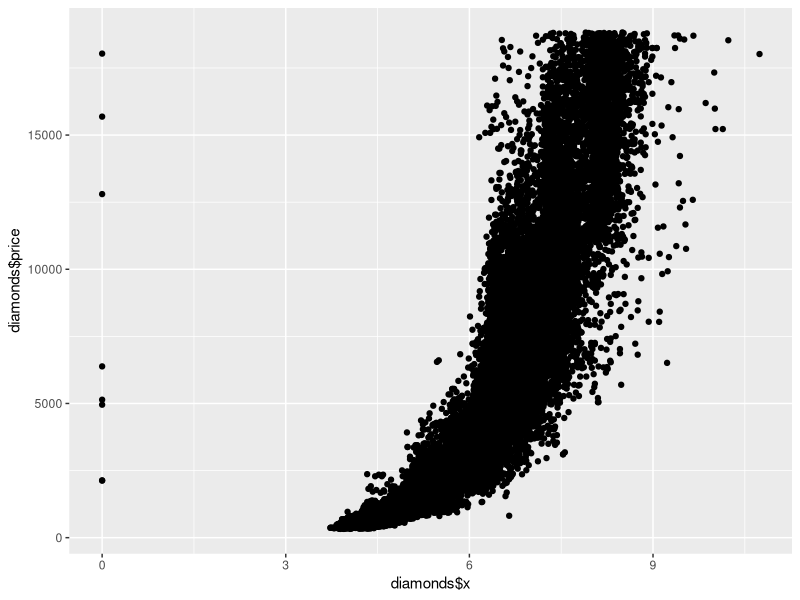
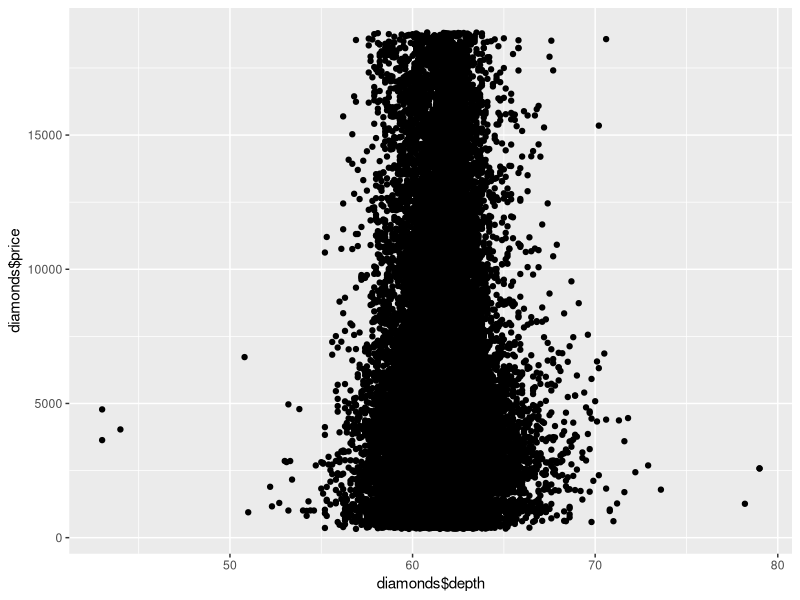
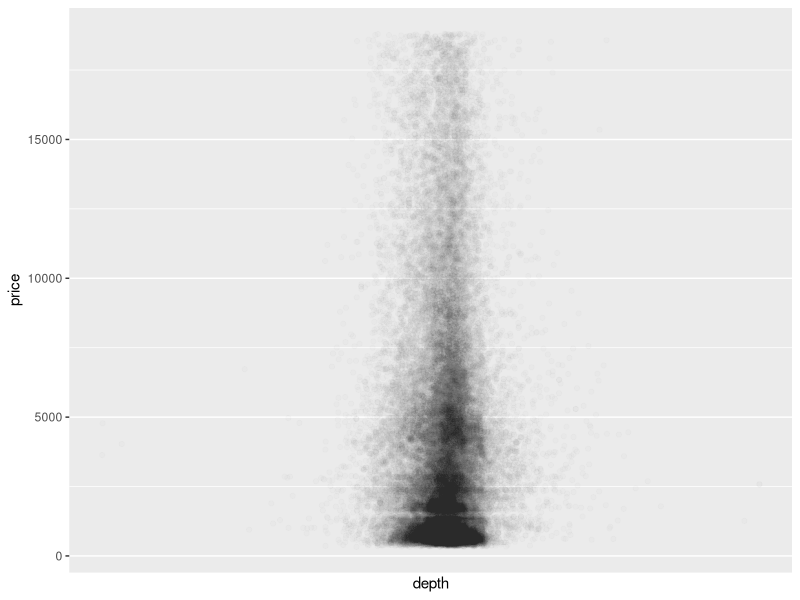
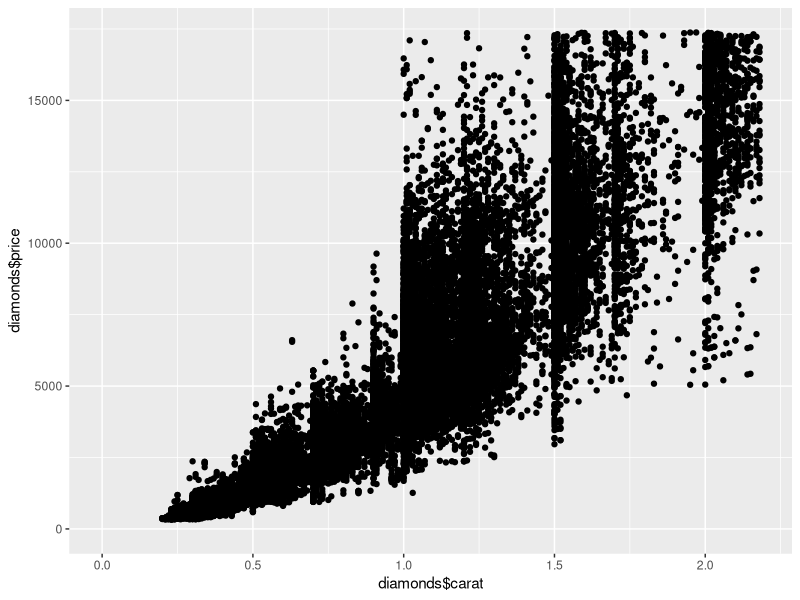
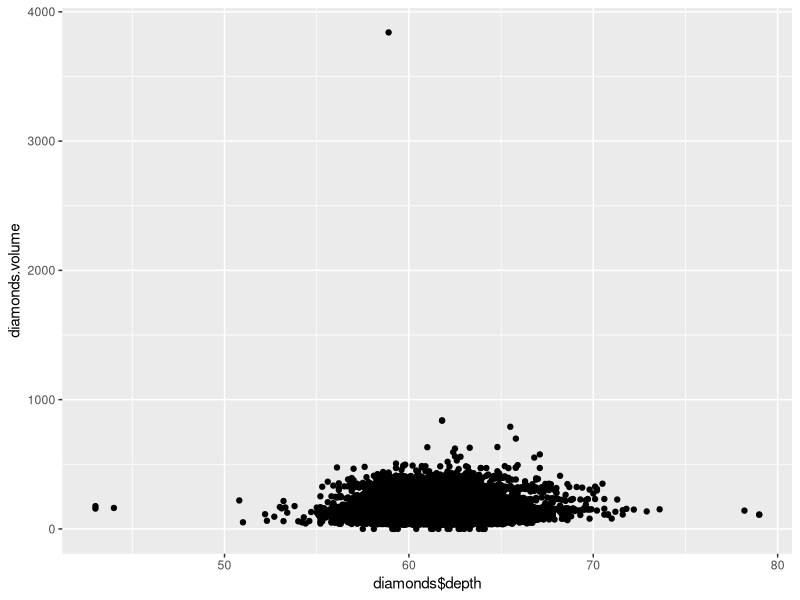
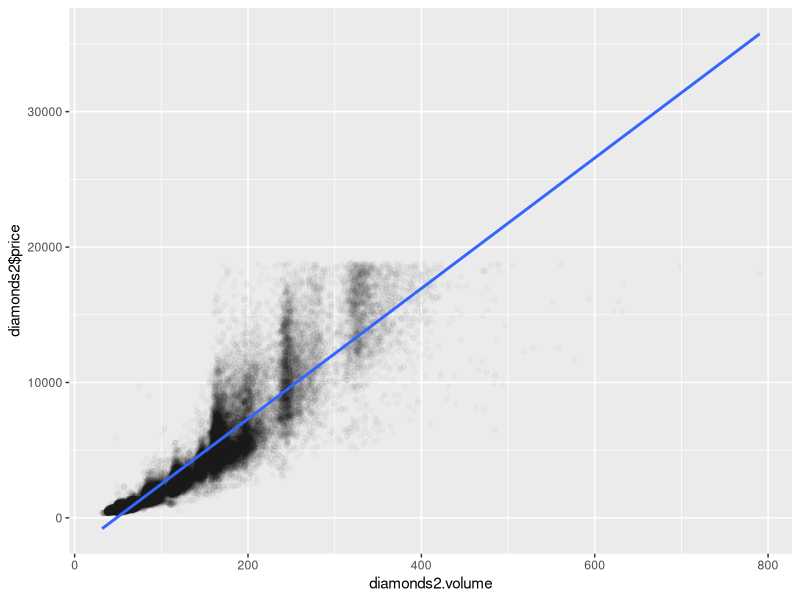
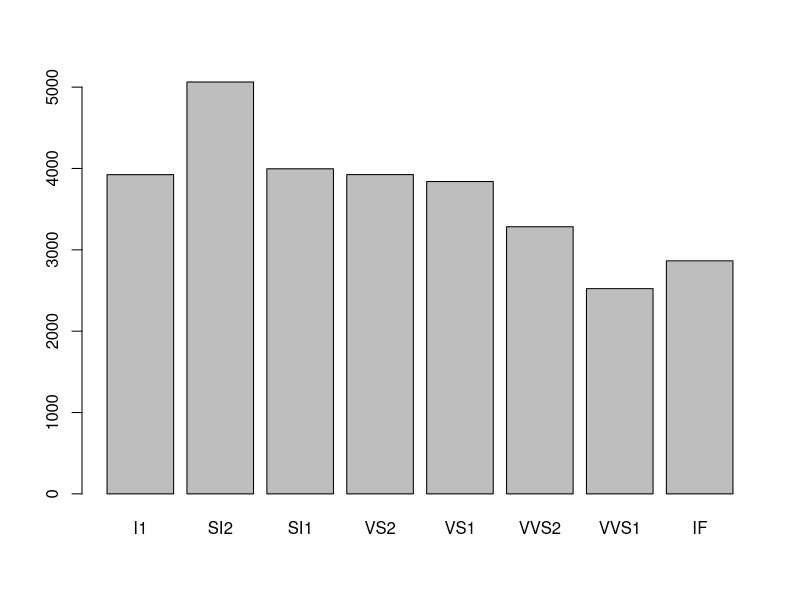
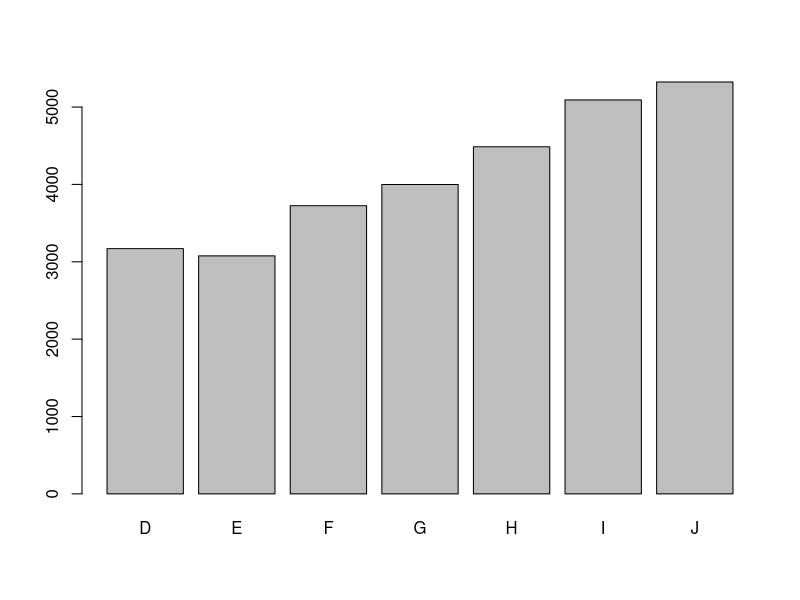

Reproduce these figures in R, in order.
data("diamonds")
library(dplyr)
library(ggplot2)

ggplot(aes(x = diamonds$x, y = diamonds$price), data = diamonds) + 
  geom_point()
cor.test(diamonds$x, diamonds$price)
cor.test(diamonds$y, diamonds$price)
cor.test(diamonds$z, diamonds$price)

ggplot(aes(x = diamonds$depth, y = diamonds$price), data= diamonds) + 
  geom_point()

ggplot(data = diamonds, aes(x = depth, y = price)) + 
  geom_point(alpha = 1/100, position = position_jitter(h = 0)) + 
  scale_x_continuous(breaks = 2)
min(diamonds$depth)
max(diamonds$depth)
cor.test(diamonds$depth, diamonds$price)

ggplot(aes(x = diamonds$carat, y = diamonds$price), data = diamonds) + 
  geom_point() + 
  xlim(0, quantile(diamonds$carat, .99)) +
  ylim(0, quantile(diamonds$price, .99))

diamonds.volume <- diamonds$x*diamonds$y*diamonds$z
ggplot(aes(x = diamonds$depth, y = diamonds.volume), data= diamonds) + 
  geom_point()

diamonds2 <- subset(diamonds, diamonds.volume != 0 & diamonds.volume < 800)
diamonds2.volume <- diamonds2$x*diamonds2$y*diamonds2$z
with(diamonds2, cor(diamonds2.volume, y = price))
ggplot(aes(x = diamonds2.volume, y = diamonds2$price), data = diamonds2) + 
  geom_point(alpha = 1/50, position = position_jitter(h = 0)) + 
  geom_smooth(method = "lm", formula = y ~ x, size = 1)

library(dplyr)
clarity <- group_by(diamonds, clarity)
diamondsByClarity <- summarise(clarity,
                               mean_price = mean(price), 
                               median_price = median(price), 
                               min_price = min(price),
                               max_price = max(price),
                               n = n())
head(diamondsByClarity)

data(diamonds)
library(dplyr)
library(gridExtra)

diamonds_by_clarity <- group_by(diamonds, clarity)
diamonds_mp_by_clarity <- summarise(diamonds_by_clarity, mean_price = mean(price))

diamonds_by_color <- group_by(diamonds, color)
diamonds_mp_by_color <- summarise(diamonds_by_color, mean_price = mean(price))

p1 <- barplot(height = diamonds_mp_by_clarity$mean_price, 
              names.arg = diamonds_mp_by_clarity$clarity)

p2 <- barplot(height = diamonds_mp_by_color$mean_price, 
              names.arg = diamonds_mp_by_color$color)

pf <- read.csv("indicator.csv")
head(pf)
ggplot(aes(x = pf$X2005, y = pf$X), data= pf) + 
  geom_point()
ggplot(aes(x = pf$X2005), data= pf) + 
  geom_freqpoly()

